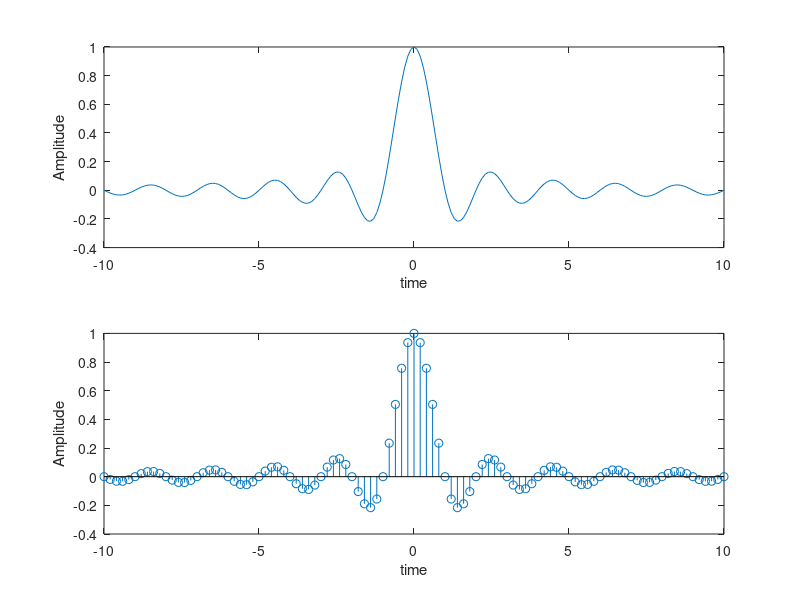

Write the MATLAB code that produced this figure.
t = -10:0.1:10;
figure; 
subplot(2,1,1);

sinc_signal = sinc(t);
plot(t, sinc_signal);
xlabel("time");
ylabel("Amplitude");


subplot(2,1,2);

n = -10:0.2:10;
sinc_signal_des = sinc(n);
stem(n, sinc_signal_des);
xlabel("time");
ylabel("Amplitude");